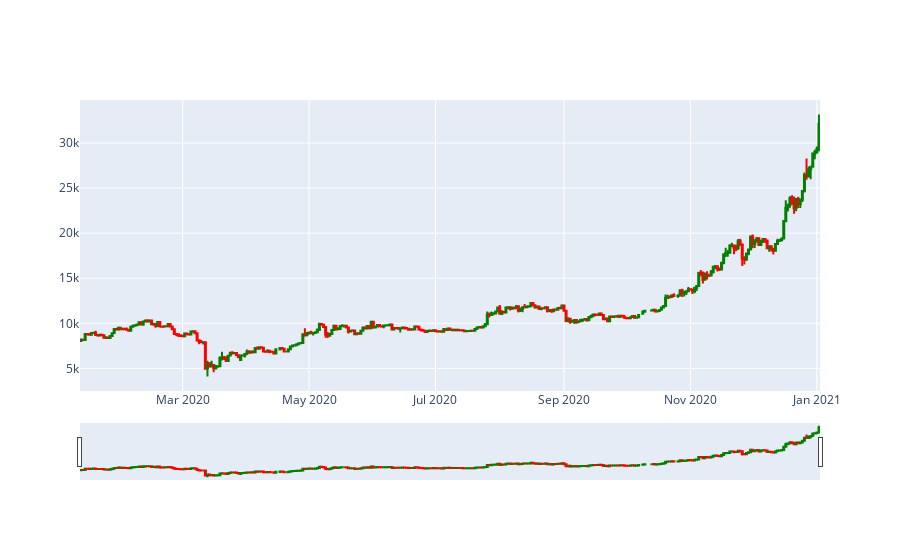

This figure's notebook cell:
### Markdown cell above
### 3. Plotagem de Gráfico Interativo

### Code cell
# Criar gráfico com as informações obtidas
figure = go.Figure(
    data = [go.Candlestick(
                x = df.index, # Eixo X do gráfico (Série Temporal)
                low = df['Low'], # Preço Mínimo
                high = df['High'], # Preço Máximo
                close = df['Close'], # Preço de Fechamento
                open = df['Open'], # Preço de Abertura
                increasing_line_color = 'green',
                decreasing_line_color = 'red')]
)

# Exibição do gráfico interativo
figure.show()

### Figure 1 — Plotly figure (JSON) as saved in the notebook; plotly's stock layout.template omitted (floating-point values rounded to 4 significant figures; data arrays with more than 128 entries replaced by an {"elided": "..."} marker saying what was removed)
{"data": [{"close": {"elided": "353 float values"}, "decreasing": {"line": {"color": "red"}}, "high": {"elided": "353 float values"}, "increasing": {"line": {"color": "green"}}, "low": {"elided": "353 float values"}, "open": {"elided": "353 float values"}, "type": "candlestick", "x": {"elided": "353 str values"}}], "layout": {}}
